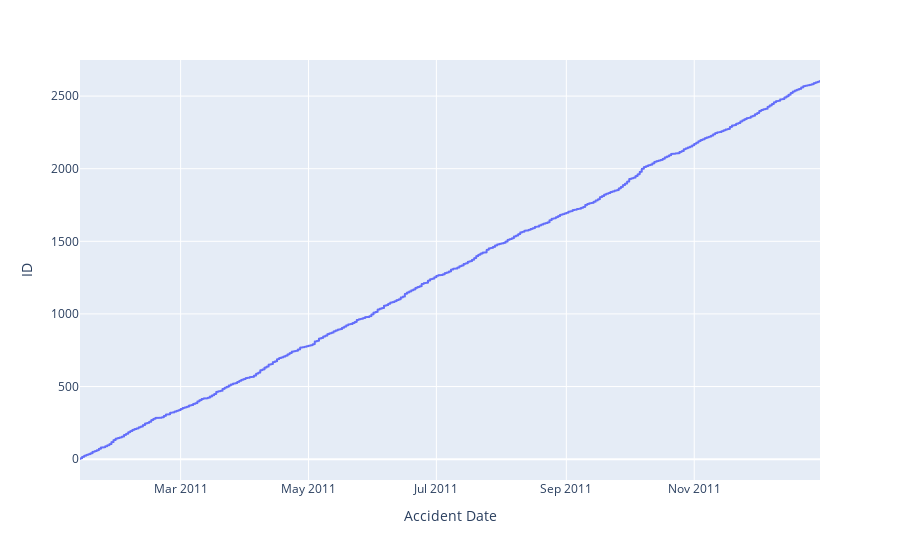

Notebook code for this chart:
### Markdown cell above
*7.) increase in accidents*

### Code cell
px.line(road_accidents_df,x = 'Accident Date',y ='ID' )

### Figure 1 — Plotly figure (JSON) as saved in the notebook; plotly's stock layout.template omitted (floating-point values rounded to 4 significant figures; data arrays with more than 128 entries replaced by an {"elided": "..."} marker saying what was removed)
{"data": [{"hovertemplate": "Accident Date=%{x}<br>ID=%{y}<extra></extra>", "legendgroup": "", "line": {"color": "#636efa", "dash": "solid"}, "marker": {"symbol": "circle"}, "mode": "lines", "name": "", "showlegend": false, "type": "scattergl", "x": {"elided": "2604 str values"}, "xaxis": "x", "y": {"elided": "2604 int values"}, "yaxis": "y"}], "layout": {"legend": {"tracegroupgap": 0}, "margin": {"t": 60}, "xaxis": {"anchor": "y", "domain": [0, 1], "title": {"text": "Accident Date"}}, "yaxis": {"anchor": "x", "domain": [0, 1], "title": {"text": "ID"}}}}
